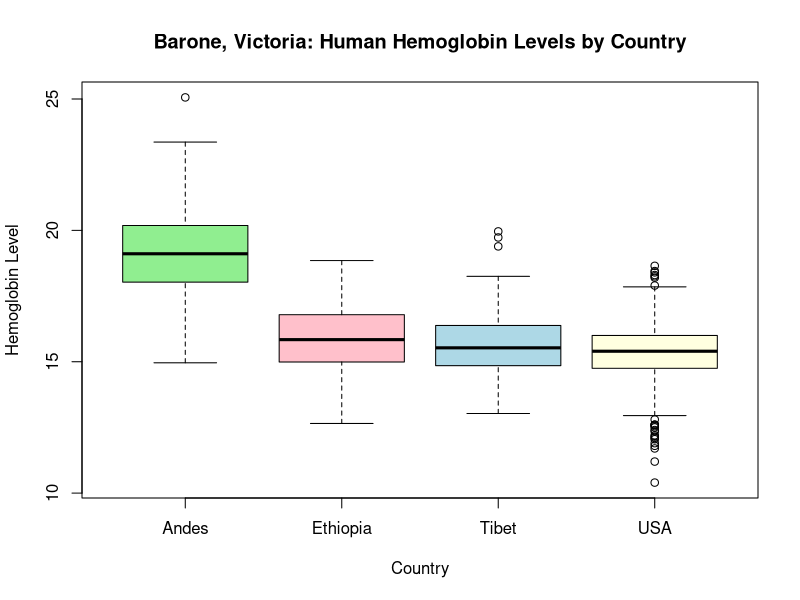

The R script that drew this image:
###Human Hemoglobin Data 

library(readr)
Human_Hemoglobin <- read_csv("Human Hemoglobin.csv")
View(Human_Hemoglobin)

summary(Human_Hemoglobin)

table(Human_Hemoglobin$Country, Human_Hemoglobin$Hemoglobin_level)

counts<-table(Human_Hemoglobin$Country, Human_Hemoglobin$Hemoglobin_level)
percents=100*prop.table(counts, 2)

boxplot(Hemoglobin_level~Country, data=Human_Hemoglobin, ylab="Hemoglobin Level", 
        xlab="Country", main = "Barone, Victoria: Human Hemoglobin Levels by Country", 
        col=c("lightgreen", "pink", "lightblue", "lightyellow"))

